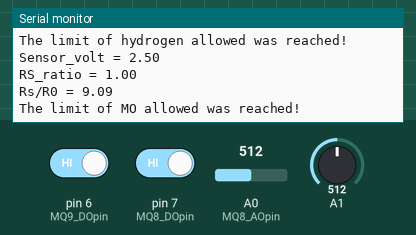
This sketch was run on a simulated Arduino Uno, built with avr-gcc and run on an emulated ATmega328P. Shown: the last lines printed to the serial monitor. Inputs (shaded band) come from the test bench; at power-on: A1 = 512, pin 6 (MQ9_DOpin) HIGH, pin 7 (MQ8_DOpin) HIGH, A0 (MQ8_AOpin) = 512.

Above: at 2.8 s.
2.9 s: A1 set to 0
At 5.0 s:
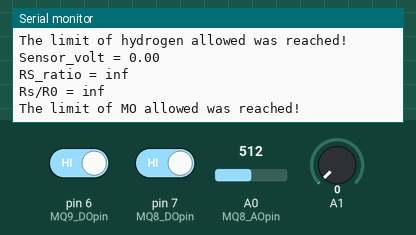
5.6 s: pin 6 (MQ9_DOpin) driven LOW
At 6.9 s:
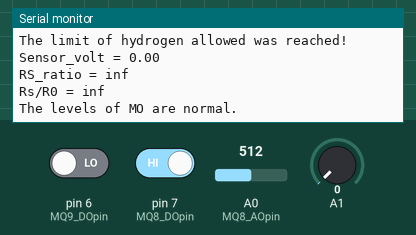
9.5 s: pin 7 (MQ8_DOpin) driven LOW
13.5 s: A0 (MQ8_AOpin) set to 716
16.2 s: A1 set to 122
At 18.7 s:
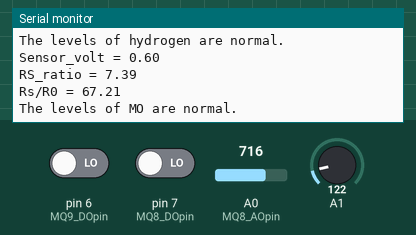
18.9 s: A0 (MQ8_AOpin) set to 900
Timing chart, 0 to 21.9 s (numbered marks = the images above; inputs shaded):
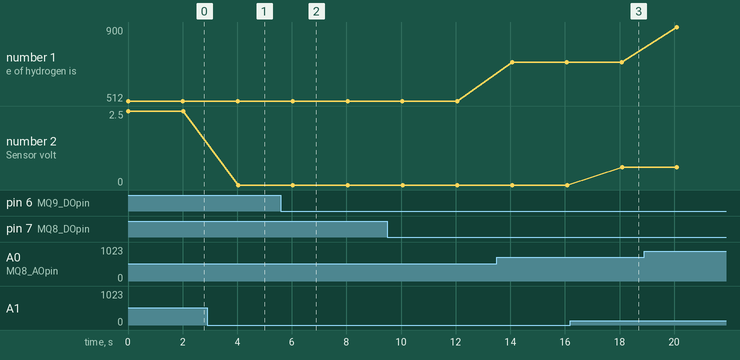

The sketch:

MQ-8_9_BasicProgram.ino
```cpp
const int MQ8_AOpin=0;
const int MQ9_AOpin=1;
const int MQ8_DOpin=7;
const int MQ9_DOpin=6;
int limit;
int value;

void setup() {
  Serial.begin(115200);
  pinMode(MQ8_DOpin, INPUT);
  pinMode(MQ9_DOpin, INPUT);
}

void loop()
{
  // MQ-8 variables
  value = analogRead(MQ8_AOpin);
  limit = digitalRead(MQ8_DOpin);
  // MQ-9 variables
  int alarm = 0;
  float sensor_volt;
  float RS_gas;
  float ratio;
  float R0 = 0.11;
  int sensorValue = analogRead(A1);
  sensor_volt = ((float)sensorValue / 1024) * 5.0;
  RS_gas = (5.0 - sensor_volt) / sensor_volt;
  ratio = RS_gas / R0;

  Serial.print("The current measure of hydrogen is: ");
  Serial.print(value);
  Serial.println(" ppm.");
  if (limit == 0){
    Serial.println("The levels of hydrogen are normal.\n");
  } else {
    Serial.println("The limit of hydrogen allowed was reached!\n");
  }
  Serial.print("Sensor_volt = ");
  Serial.println(sensor_volt);
  Serial.print("RS_ratio = ");
  Serial.println(RS_gas);
  Serial.print("Rs/R0 = ");
  Serial.println(ratio);
  alarm = digitalRead(MQ9_DOpin);
  if (alarm == 0){
    Serial.println("The levels of MO are normal.\n\n");
  } else if (alarm == 1){
    Serial.println("The limit of MO allowed was reached!\n\n");
  }
  delay(2000);
}
```

Measured:
- after the input at 2.9 s, the serial monitor: prints a new line after 1.1 s (image 1)
- after the input at 5.6 s, the serial monitor: prints a new line after 0.44 s (image 2)
- after the input at 16.2 s, the serial monitor: prints a new line after 1.9 s (image 3)
- plotted number 1: 512 → 716 after the input at 13.5 s, 716 → 900 after the input at 18.9 s
- plotted number 2: 0 → 0.6 after the input at 16.2 s
